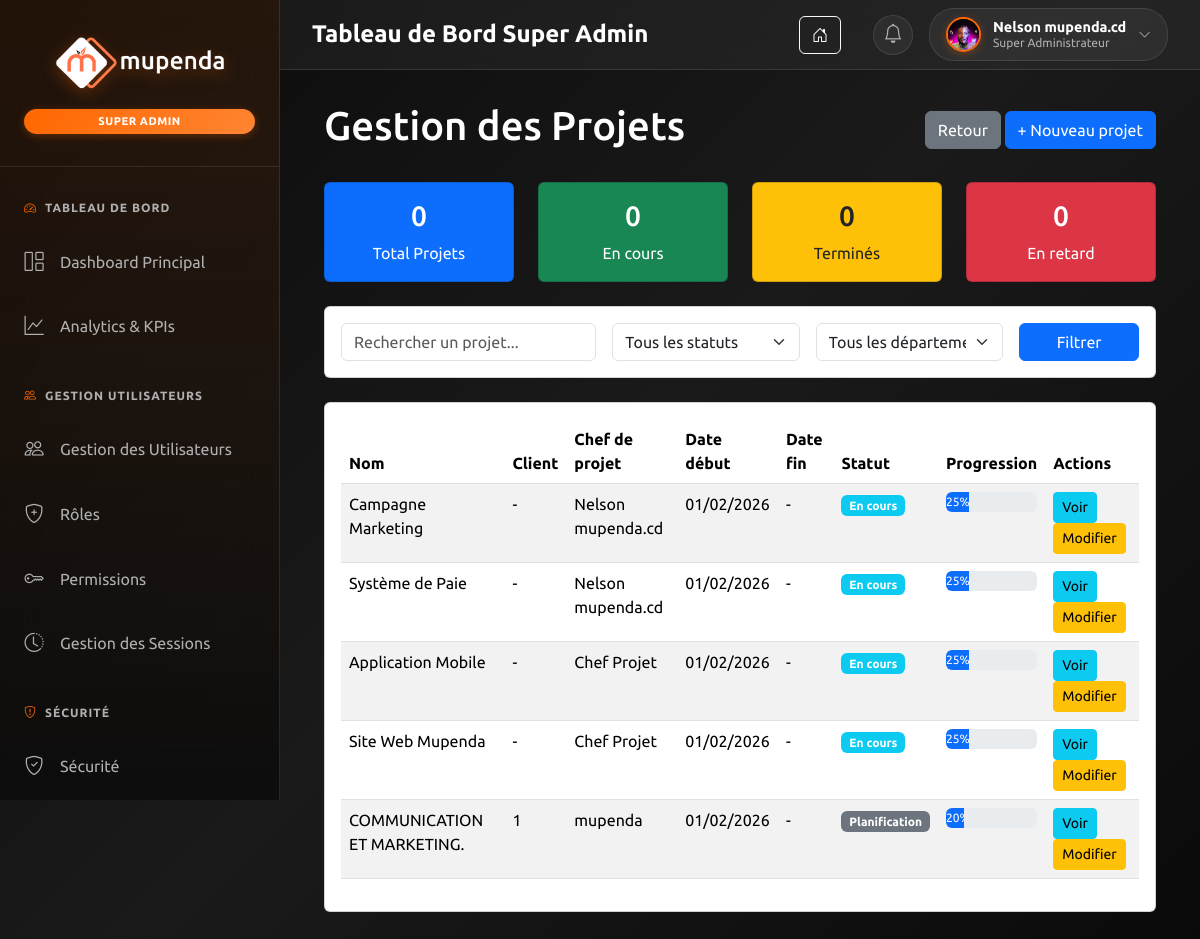
Page /dashboard/projets/ (signed in) on the committed database.
### MupendaApp/models.py (models this page shows, shortened)
class CustomUser(AbstractUser):
    is_administrateur = models.BooleanField(default=False)
    is_utilisateur = models.BooleanField(default=True)
    photo_profil = models.ImageField(upload_to="static/images", blank=True, null=True)
    telephone = models.CharField(max_length=20, blank=True, null=True)
    date_embauche = models.DateField(blank=True, null=True)
    est_actif = models.BooleanField(default=True)
    derniere_connexion = models.DateTimeField(blank=True, null=True)
    tentative_echec = models.IntegerField(default=0)
    bloque_jusqua = models.DateTimeField(blank=True, null=True)
    pref_email_notifications = models.BooleanField(default=True, verbose_name="Notifications par email")
    pref_dark_mode = models.BooleanField(default=False, verbose_name="Mode sombre")
    def is_super_admin(self):
        return self.user_roles.filter(
            role__nom='SUPER_ADMIN',
            est_actif=True
        ).exists()

class Projet(models.Model):
    STATUT_CHOICES = [
        ('PLANIFICATION', 'Planification'),
        ('EN_COURS', 'En cours'),
        ('EN_PAUSE', 'En pause'),
        ('TERMINE', 'Terminé'),
        ('ANNULE', 'Annulé'),
    ]
    PRIORITE_CHOICES = [
        ('BASSE', 'Basse'),
        ('MOYENNE', 'Moyenne'),
        ('HAUTE', 'Haute'),
        ('URGENTE', 'Urgente'),
    ]
    nom = models.CharField(max_length=200)
    description = models.TextField(blank=True, null=True)
    client = models.CharField(max_length=200, blank=True, null=True)
    departement = models.ForeignKey(Departement, on_delete=models.CASCADE, related_name='projets', null=True, blank=True)
    chef_projet = models.ForeignKey(CustomUser, on_delete=models.SET_NULL, null=True, blank=True, related_name='projets_chef')
    equipe = models.ManyToManyField(CustomUser, blank=True, related_name='projets_equipe')
    statut = models.CharField(max_length=20, choices=STATUT_CHOICES, default='PLANIFICATION')
    priorite = models.CharField(max_length=10, choices=PRIORITE_CHOICES, default='MOYENNE')
    date_debut = models.DateField()
    date_fin_prevue = models.DateField(default=timezone.now)
    date_fin_reelle = models.DateField(blank=True, null=True)
    budget = models.DecimalField(max_digits=12, decimal_places=2, default=0)
    progression = models.IntegerField(default=0, help_text="Pourcentage de progression (0-100)")
    est_actif = models.BooleanField(default=True)
    date_creation = models.DateTimeField(auto_now_add=True)
    date_modification = models.DateTimeField(auto_now=True)
    cree_par = models.ForeignKey(CustomUser, on_delete=models.SET_NULL, null=True, blank=True, related_name='projets_crees')
    class Meta:
        ordering = ['-date_creation']
        verbose_name = "Projet"
        verbose_name_plural = "Projets"

### MupendaApp/views.py (the view)
# urls.py: path('dashboard/projets/', views.gestion_projets, name="gestion_projets"),
@login_required
def gestion_projets(request):
    if not _require_roles(request, {'CHEF_PROJET', 'DEVELOPPEUR', 'DESIGNER', 'COMMERCIAL', 'COMPTABLE', 'RH', 'SUPPORT', 'ADMINISTRATEUR', 'SUPER_ADMIN'}):
        return _forbidden(request)
    if request.user.is_super_admin():
        projets = Projet.objects.all()
    elif request.user.is_admin():
        projets = Projet.objects.all()
    else:
        projets = Projet.objects.filter(
            Q(chef_projet=request.user) | Q(equipe=request.user)
        ).distinct()
    context = {
        'projets': projets,
        'page_title': 'Gestion des Projets'
    }
    return render(request, 'dashboard/projets/list.html', context)

### MupendaApp/templates/dashboard/projets/list.html (shortened to what this page needs)
{% extends 'dashboard/base_super_admin.html' %}
{% load static %}
{% block content %}
<div class="container-fluid">
    <div class="d-flex justify-content-between align-items-center mb-4">
        <h1>{{ page_title|default:"Gestion des Projets" }}</h1>
        <div>
            <a href="{% url 'dashboard' %}" class="btn btn-secondary">Retour</a>
            <a href="{% url 'creer_projet' %}" class="btn btn-primary">+ Nouveau projet</a>
        </div>
    </div>
    <div class="row mb-4">
        <div class="col-md-3">
            <div class="card bg-primary text-white">
                <div class="card-body text-center">
                    <h3>{{ total_projets|default:"0" }}</h3>
                    <p class="mb-0">Total Projets</p>
                </div>
            </div>
        </div>
        <div class="col-md-3">
            <div class="card bg-success text-white">
                <div class="card-body text-center">
                    <h3>{{ projets_actifs|default:"0" }}</h3>
                    <p class="mb-0">En cours</p>
                </div>
            </div>
        </div>
        <div class="col-md-3">
            <div class="card bg-warning text-dark">
                <div class="card-body text-center">
                    <h3>{{ projets_termines|default:"0" }}</h3>
                    <p class="mb-0">Terminés</p>
                </div>
            </div>
        </div>
        <div class="col-md-3">
            <div class="card bg-danger text-white">
                <div class="card-body text-center">
                    <h3>{{ projets_retard|default:"0" }}</h3>
                    <p class="mb-0">En retard</p>
                </div>
            </div>
        </div>
    </div>
    <div class="card mb-4">
        <div class="card-body">
            <form method="get" class="row g-3">
                <div class="col-md-4">
                    <input type="text" name="search" class="form-control" placeholder="Rechercher un projet..." value="{{ search }}">
                </div>
                <div class="col-md-3">
                    <select name="statut" class="form-select">
                        <option value="">Tous les statuts</option>
                    </select>
                </div>
                <div class="col-md-3">
                    <select name="departement" class="form-select">
                        <option value="">Tous les départements</option>
                    </select>
                </div>
                <div class="col-md-2">
                    <button type="submit" class="btn btn-primary w-100">Filtrer</button>
                </div>
            </form>
        </div>
    </div>
    <div class="card">
        <div class="card-body">
            <div class="table-responsive">
                <table class="table table-striped">
                    <thead>
                        <tr>
                            <th>Nom</th>
                            <th>Client</th>
                            <th>Chef de projet</th>
                            <th>Date début</th>
                            <th>Date fin</th>
                            <th>Statut</th>
                            <th>Progression</th>
                            <th>Actions</th>
                        </tr>
                    </thead>
                    <tbody>
                        {% for projet in projets %}
                        <tr>
                            <td>{{ projet.nom }}</td>
                            <td>{{ projet.client|default:"-" }}</td>
                            <td>{{ projet.chef_projet.get_full_name|default:projet.chef_projet.username|default:"-" }}</td>
                            <td>{{ projet.date_debut|date:"d/m/Y"|default:"-" }}</td>
                            <td>{{ projet.date_fin|date:"d/m/Y"|default:"-" }}</td>
                            <td>
                                <span class="badge {% if projet.statut == 'EN_COURS' %}bg-info{% elif projet.statut == 'TERMINE' %}bg-success{% elif projet.statut == 'EN_ATTENTE' %}bg-warning{% else %}bg-secondary{% endif %}">
                                    {{ projet.get_statut_display|default:projet.statut }}
                                </span>
                            </td>
                            <td>
                                <div class="progress" style="height: 20px;">
                                    <div class="progress-bar" role="progressbar" style="width: {{ projet.progression|default:0 }}%" aria-valuenow="{{ projet.progression|default:0 }}" aria-valuemin="0" aria-valuemax="100">
                                        {{ projet.progression|default:0 }}%
                                    </div>
                                </div>
                            </td>
                            <td>
                                <a href="{% url 'detail_projet' projet.id %}" class="btn btn-sm btn-info">Voir</a>
                                <a href="{% url 'modifier_projet' projet.id %}" class="btn btn-sm btn-warning">Modifier</a>
                            </td>
                        </tr>
                        {% empty %}
                        <tr>
                            <td colspan="8" class="text-center">Aucun projet trouvé</td>
                        </tr>
                        {% endfor %}
                    </tbody>
                </table>
            </div>
        </div>
    </div>
</div>
{% endblock %}

### MupendaApp/templates/dashboard/base_super_admin.html (shortened to what this page needs)
{% load static %}
<!DOCTYPE html>
<html lang="fr">
<head>
    <link href="https://cdn.jsdelivr.net/npm/bootstrap@5.3.3/dist/css/bootstrap.min.css" rel="stylesheet">
    <link rel="stylesheet" href="https://cdn.jsdelivr.net/npm/bootstrap-icons@1.13.1/font/bootstrap-icons.min.css">
</head>
<body>
    <div class="dashboard-container">
        <aside class="sidebar" id="sidebar">
            <div class="sidebar-header">
                <img src="{% static 'images/White Mupenda Company.png' %}" alt="Mupenda Company" class="sidebar-logo">
                <div class="super-admin-badge">Super Admin</div>
            </div>
            <nav>
                <div class="menu-section">
                    <div class="menu-section-title">
                        <i class="bi bi-speedometer2"></i>
                        Tableau de Bord
                    </div>
                    <ul class="sidebar-menu">
                        <li class="sidebar-menu-item">
                            <a href="{% url 'super_admin_dashboard' %}" class="sidebar-menu-link {% if request.resolver_match.url_name == 'super_admin_dashboard' %}active{% endif %}">
                                <i class="bi bi-grid-1x2 sidebar-menu-icon"></i>
                                Dashboard Principal
                            </a>
                        </li>
                        <li class="sidebar-menu-item">
                            <a href="{% url 'analytics_center' %}" class="sidebar-menu-link {% if request.resolver_match.url_name == 'analytics_center' %}active{% endif %}">
                                <i class="bi bi-graph-up sidebar-menu-icon"></i>
                                Analytics & KPIs
                            </a>
                        </li>
                    </ul>
                </div>
                <div class="menu-section">
                    <div class="menu-section-title">
                        <i class="bi bi-people"></i>
                        Gestion Utilisateurs
                    </div>
                    <ul class="sidebar-menu">
                        <li class="sidebar-menu-item">
                            <a href="{% url 'super_admin_manage_users' %}" class="sidebar-menu-link {% if request.resolver_match.url_name == 'super_admin_manage_users' %}active{% endif %}">
                                <i class="bi bi-people sidebar-menu-icon"></i>
                                Gestion des Utilisateurs
                            </a>
                        </li>
                        <li class="sidebar-menu-item">
                            <a href="{% url 'super_admin_manage_roles' %}" class="sidebar-menu-link {% if request.resolver_match.url_name == 'super_admin_manage_roles' %}active{% endif %}">
                                <i class="bi bi-shield-plus sidebar-menu-icon"></i>
                                Rôles
                            </a>
                        </li>
                        <li class="sidebar-menu-item">
                            <a href="{% url 'super_admin_manage_permissions' %}" class="sidebar-menu-link {% if request.resolver_match.url_name == 'super_admin_manage_permissions' %}active{% endif %}">
                                <i class="bi bi-key sidebar-menu-icon"></i>
                                Permissions
                            </a>
                        </li>
                        <li class="sidebar-menu-item">
                            <a href="{% url 'sessions_management' %}" class="sidebar-menu-link {% if request.resolver_match.url_name == 'sessions_management' %}active{% endif %}">
                                <i class="bi bi-clock-history sidebar-menu-icon"></i>
                                Gestion des Sessions
                            </a>
                        </li>
                    </ul>
                </div>
                <div class="menu-section">
                    <div class="menu-section-title">
                        <i class="bi bi-shield-exclamation"></i>
                        Sécurité
                    </div>
                    <ul class="sidebar-menu">
                        <li class="sidebar-menu-item">
                            <a href="{% url 'security_dashboard' %}" class="sidebar-menu-link {% if request.resolver_match.url_name == 'security_dashboard' %}active{% endif %}">
                                <i class="bi bi-shield-check sidebar-menu-icon"></i>
                                Sécurité
                            </a>
                        </li>
                    </ul>
                </div>
            </nav>
        </aside>
        <header class="top-header">
            <div class="top-header-left">
                {% block page_title %}
                <h1 class="page-title">Tableau de Bord Super Admin</h1>
                {% endblock %}
            </div>
            <div class="top-header-right">
                <a href="{% url 'index' %}" class="btn btn-outline-light me-3" title="Retour au site">
                    <i class="bi bi-house-door"></i>
                </a>
                <div class="notification-wrapper">
                    <button class="notification-btn" id="notificationBtn" onclick="toggleNotificationDropdown(event)">
                        <i class="bi bi-bell"></i>
                    </button>
                </div>
                <div class="top-profile-section">
                    <div class="top-profile" onclick="toggleTopProfileDropdown()">
                        <img src="{% if user.photo_profil %}{{ user.photo_profil.url }}{% else %}{% static 'images/default-avatar.png' %}{% endif %}" alt="User Avatar" class="top-avatar" id="topAvatar">
                        <div class="top-user-details">
                            <h4 class="top-user-name">{{ user.get_full_name|default:user.username }}</h4>
                            <p class="top-user-role">Super Administrateur</p>
                        </div>
                        <i class="bi bi-chevron-down top-chevron" id="topProfileDropdownIcon"></i>
                    </div>
                </div>
            </div>
        </header>
        <main class="main-content" style="margin-left: 280px; flex: 1; padding: 2rem;">
            {% block content %}
            {% endblock %}
        </main>
    </div>
</body>
</html>

### rows in the picture
CustomUser: photo_profil (picture), get_full_name "Nelson mupenda.cd"
Projet: nom "Campagne Marketing", client "-", chef_projet.get_full_name "Nelson mupenda.cd", date_debut "01/02/2026", date_fin "-", statut "En cours", progression "25"
Projet: nom "Système de Paie", client "-", chef_projet.get_full_name "Nelson mupenda.cd", date_debut "01/02/2026", date_fin "-", statut "En cours", progression "25"
Projet: nom "Application Mobile", client "-", chef_projet.get_full_name "Chef Projet", date_debut "01/02/2026", date_fin "-", statut "En cours", progression "25"
Projet: nom "Site Web Mupenda", client "-", chef_projet.get_full_name "Chef Projet", date_debut "01/02/2026", date_fin "-", statut "En cours", progression "25"
Projet: nom "COMMUNICATION ET MARKETING.", client "1", chef_projet.get_full_name "mupenda", date_debut "01/02/2026", date_fin "-", statut "Planification", progression "20"

### other values in the picture
{{ page_title|default:"Gestion des Projets" }} "Gestion des Projets"
{{ total_projets|default:"0" }} "0"
{{ projets_actifs|default:"0" }} "0"
{{ projets_termines|default:"0" }} "0"
{{ projets_retard|default:"0" }} "0"
